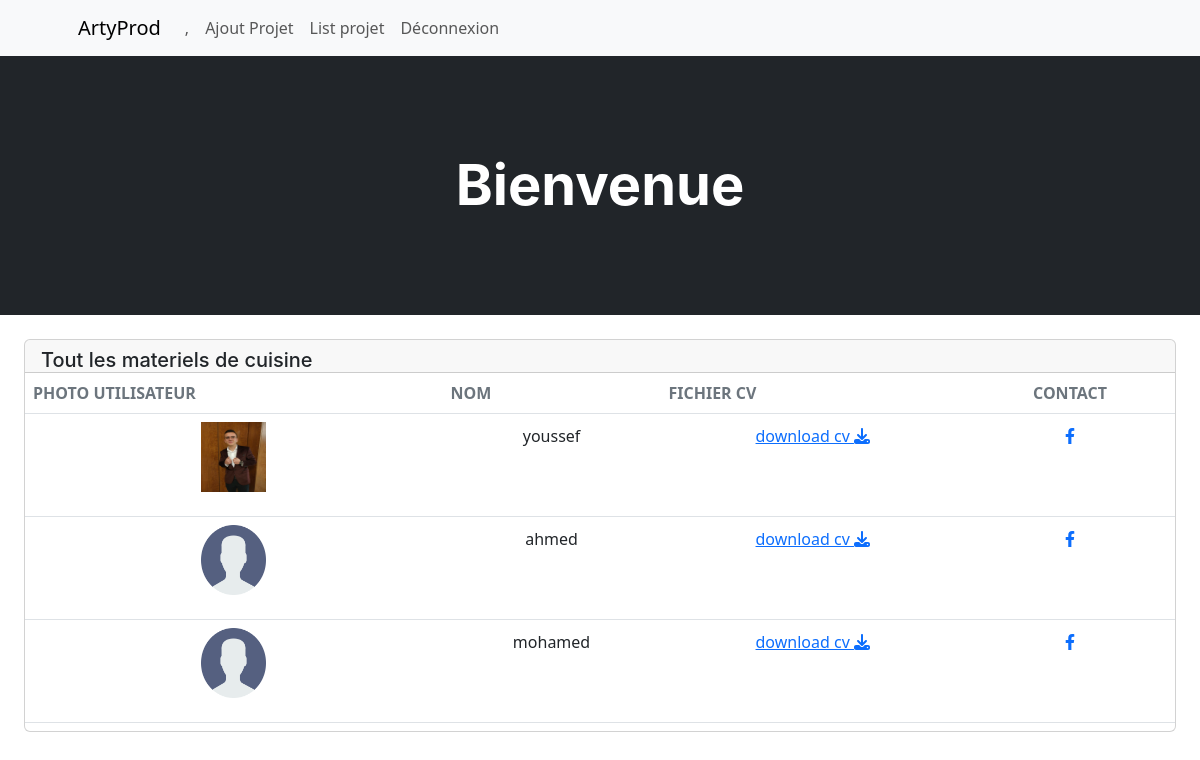
The page /artyProd/listUser/ on the database its author committed.
### artyProd/models.py (models this page shows, shortened)
class Personnel(models.Model):
    user=models.OneToOneField(User,on_delete=models.CASCADE,null=True)
    nom=models.CharField(max_length=100)
    fichier_cv=models.FileField(upload_to='photos')
    fichier_photo=models.FileField(default="user.png",upload_to='photos')
    lien_prv=models.TextField()
    Equipe=models.ForeignKey('Equipe',on_delete=models.CASCADE,null=True)

### artyProd/views.py (the view)
# urls.py: path('listUser/',views.utilisateur, name = 'user'),
def utilisateur(request):
    personnel=Personnel.objects.all()
    return render(request,'artyProd/utilisateur.html',{'personne':personnel})

### artyProd/templates/artyProd/utilisateur.html (shortened to what this page needs)
{% extends "artyProd/base.html" %}
{% block content %}
<br>
    <div class="col-12">
        <div class="card mb-4 mx-4">
            <div class="card-header pb-0">
                <div class="d-flex flex-row justify-content-between">
                    <div>
                        <h5 class="mb-0">Tout les materiels de  cuisine</h5>
                    </div>
                </div>
            </div>
            <div class="card-body px-0 pt-0 pb-2">
                <div class="table-responsive p-0">
                    <table class="table align-items-center mb-0">
                        <thead>
                            <tr>
                                <th class="text-uppercase text-secondary text-xxs font-weight-bolder opacity-7">
                                    Photo utilisateur
                                </th>
                                <th class="text-uppercase text-secondary text-xxs font-weight-bolder opacity-7">
                                    Nom
                                </th>
                                <th class="text-uppercase text-secondary text-xxs font-weight-bolder opacity-7 ps-2">
                                    fichier cv
                                </th>
                                <th class="text-center text-uppercase text-secondary text-xxs font-weight-bolder opacity-7">
                                    Contact
                                </th>
                            </tr>
                        </thead>
                        <tbody>
                        {% for i in personne %}
                            <tr>
                                <td class="text-center">
                                    <p><img src="{{i.fichier_photo.url}}" ></p>
                                </td>
                                <td class="text-center">
                                    <p class="text-xs font-weight-bold mb-0">{{i.nom}}</p>
                                </td>
                                <td class="text-center">
                                    <p class="text-xs font-weight-bold mb-0"><a href="{{i.fichier_cv.url}}" download>download cv <i class="fa-solid fa-download"></i></a></p>
                                </td>
                                <td class="text-center">
                                    <p class="text-xs font-weight-bold mb-0"><a href="{{i.lien_prv}}"><i class="fab fa-facebook-f"></i></a></p>
                                </td>
                            </tr>
                            {% endfor %}
                        </tbody>
                    </table>
                </div>
            </div>
        </div>
    </div>
{% endblock %}

### artyProd/templates/artyProd/utilisateur.html (style rules this page uses)
img { width: 65px; height: 70px; }

### rows shown on the page
Personnel: fichier_photo (picture), nom "youssef"
Personnel: fichier_photo (placeholder picture), nom "ahmed"
Personnel: fichier_photo (picture), nom "mohamed"
